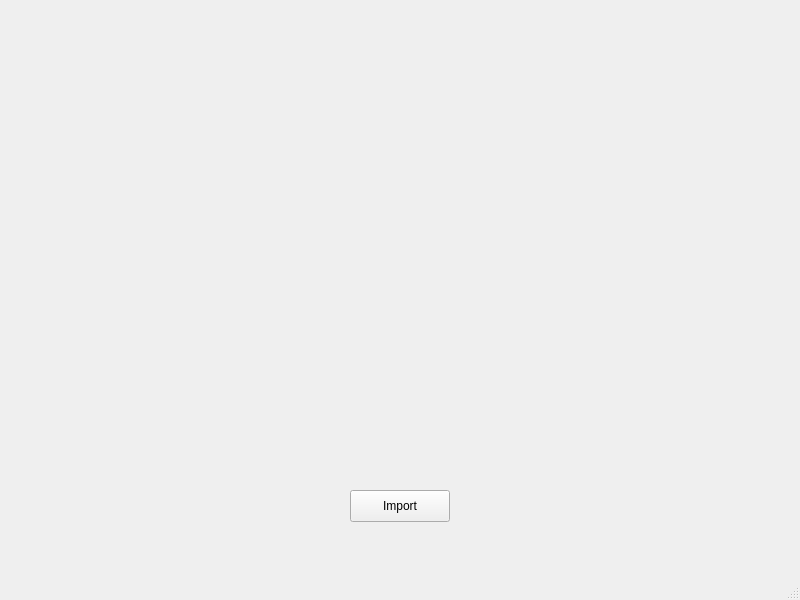
<?xml version="1.0" encoding="UTF-8"?>
<ui version="4.0">
 <class>MainWindow</class>
 <widget class="QMainWindow" name="MainWindow">
  <property name="geometry">
   <rect>
    <x>0</x>
    <y>0</y>
    <width>800</width>
    <height>600</height>
   </rect>
  </property>
  <property name="windowTitle">
   <string>MainWindow</string>
  </property>
  <widget class="QWidget" name="centralwidget">
   <widget class="QLabel" name="mainViewer">
    <property name="geometry">
     <rect>
      <x>100</x>
      <y>60</y>
      <width>600</width>
      <height>400</height>
     </rect>
    </property>
    <property name="minimumSize">
     <size>
      <width>600</width>
      <height>400</height>
     </size>
    </property>
    <property name="text">
     <string/>
    </property>
   </widget>
   <widget class="QPushButton" name="imporbtn">
    <property name="geometry">
     <rect>
      <x>350</x>
      <y>490</y>
      <width>100</width>
      <height>32</height>
     </rect>
    </property>
    <property name="text">
     <string>Import</string>
    </property>
   </widget>
  </widget>
  <widget class="QMenuBar" name="menubar">
   <property name="geometry">
    <rect>
     <x>0</x>
     <y>0</y>
     <width>800</width>
     <height>21</height>
    </rect>
   </property>
  </widget>
  <widget class="QStatusBar" name="statusbar"/>
 </widget>
 <resources/>
 <connections/>
</ui>
